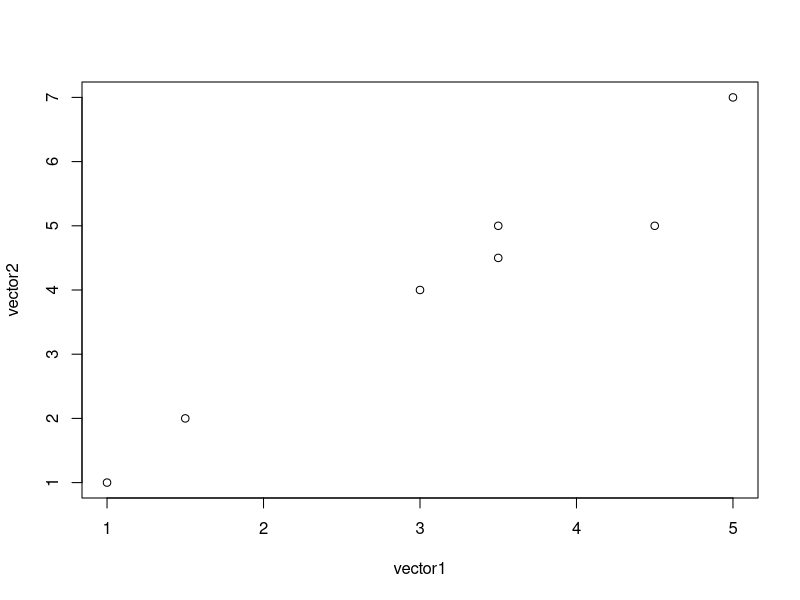
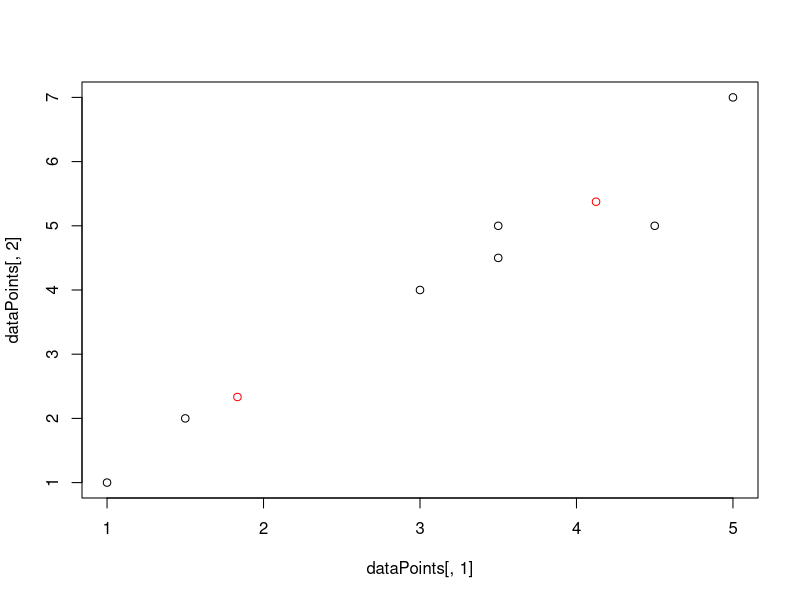

Source code (R) for these figures, in order: (Note: this script raises an error after producing the figures.)
# Find all the files on 
# https://github.com/Abhijit25Mishra/R-Lab--ICS-321-
# https://rpubs.com/Panda_250
print("Abhijit Mishra")

vector1 <- c(1, 1.5, 3, 5, 3.5, 4.5, 3.5)
vector2 <- c(1, 2, 4, 7, 5, 5, 4.5)

dataPoints<- array(c(vector1, vector2), dim = c(7, 2))
plot(vector1,vector2)

k=2
vec1 = c(1,5)
vec2 = c(1,7)
centroid = array(c(1,5,1,7), dim = c(k, 2))
print(centroid)


distance_from_cluster_1 = (dataPoints[,] - centroid[1,])^2
distance_from_cluster_1 = sqrt(distance_from_cluster_1[,1] + distance_from_cluster_1[,2])
distance_from_cluster_1

distance_from_cluster_2 = (dataPoints[,] - centroid[2,])^2
distance_from_cluster_2 = sqrt(distance_from_cluster_2[,1] + distance_from_cluster_2[,2])
distance_from_cluster_2

total_distance = array(c(distance_from_cluster_1, distance_from_cluster_2), dim = c(7, 2))
c(total_distance[,1] <= total_distance[,2])
dataPoints[,1][c(total_distance[,1] <= total_distance[,2])]
mean(dataPoints[,1][c(total_distance[,1] <= total_distance[,2])])

new_centroid = centroid
# Initialize new_centroids with previous values. Previous values are used as centroids are modified at the end of the algorithm.
c1 = c(mean(dataPoints[,1][c(total_distance[,1] <= total_distance[,2])]), mean(dataPoints[,2][c(total_distance[,1] <= total_distance[,2])]))
c2 = c(mean(dataPoints[,1][!c(total_distance[,1] <= total_distance[,2])]), mean(dataPoints[,2][!c(total_distance[,1] <=total_distance[,2])]))
new_centroid[1,] = c1
new_centroid[2,] = c2
new_centroid


plot(dataPoints[,1], dataPoints[,2])
points(new_centroid[,1], new_centroid[,2],col="red")


data("USArrests")  # Load the data set
head(USArrests)

str(USArrests)
summary(USArrests)
any(is.na(USArrests))

corrplot(cor(USArrests), method = "number",
         type = "lower")


USArrests <- scale(USArrests)
dim(USArrests)

head(USArrests,n=5)

set.seed(123)
crime <- sample(1:50,10)

crime_1 <- USArrests[crime,]
head(crime_1)

dist.eucl <- dist(crime_1, method = "euclidean")
head(dist.eucl)

round(as.matrix(dist.eucl)[1:4, 1:4], 1)

fviz_dist(dist.eucl)

wss <- sapply(1:crime, 
              function(k){kmeans(USArrests, k, nstart=20,iter.max = 15                     )$tot.withinss})
plot(1:crime, wss,
     type="b", pch = 19, frame = FALSE, 
     xlab="Number of clusters K",
     ylab="Total within-clusters sum of squares")

fviz_nbclust(USArrests, kmeans, method = 'wss') +
  geom_vline(xintercept = 4, linetype=5, col= "darkred")

km.res <- kmeans(USArrests, 4, nstart = 20)
km.res
km.res$totss
km.res$betweenss

df_member <- cbind(USArrests, cluster = km.res$cluster)
head(df_member,10)

fviz_cluster(km.res, data = USArrests,
             palette=c("red", "blue", "black", "darkgreen"),
             ellipse.type = "euclid",
             star.plot = T,
             repel = T,
             ggtheme = theme())
